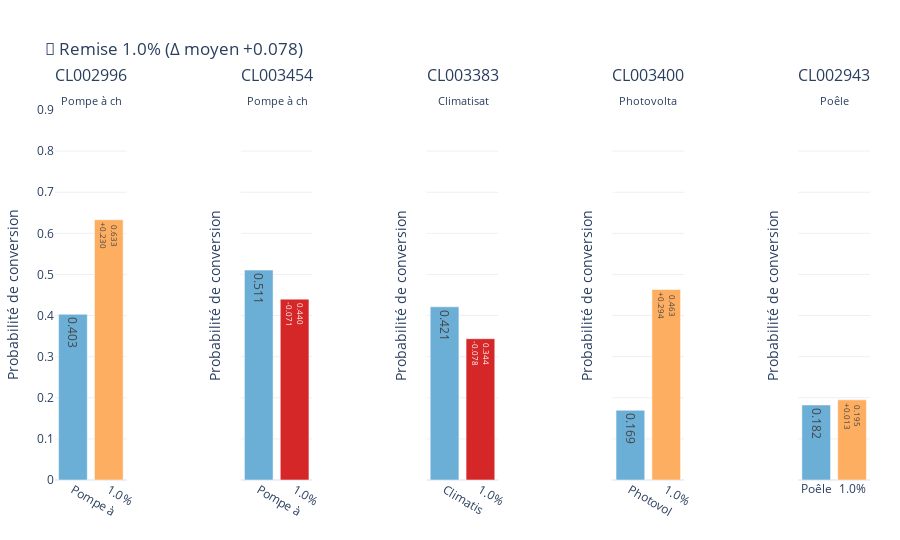
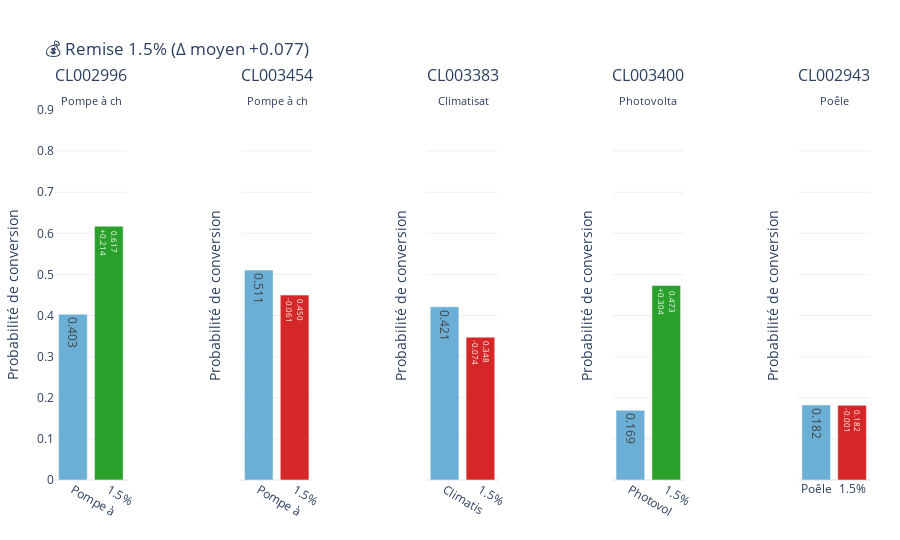
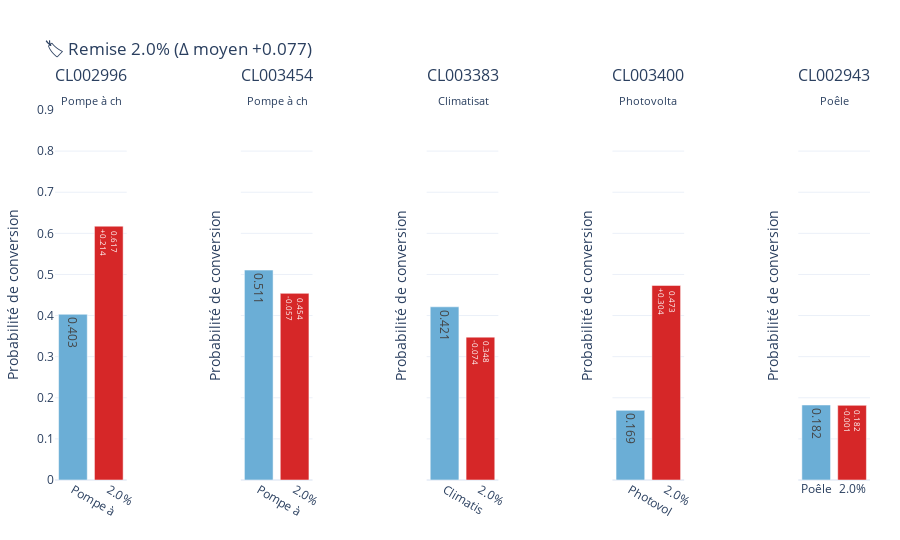
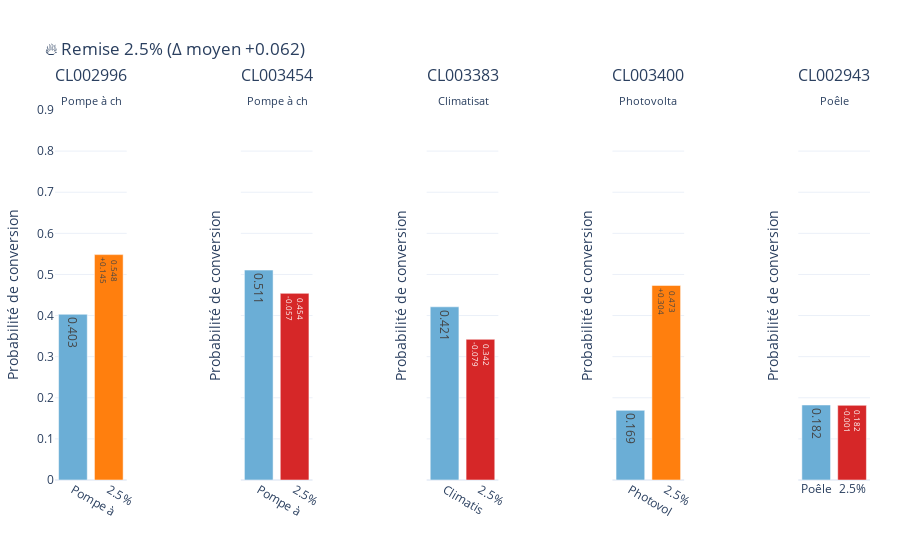

The code cell stored with these charts, in order, in its notebook:
### Code cell
import pandas as pd
import pickle
import time
import plotly.graph_objects as go
from plotly.subplots import make_subplots
import pandas as pd

from ml_simulation.dataset_split import customer_split
from ml_simulation.util import HiddenPrints
from ml_features.features import create_features
from ml_training.train_xgb import train_xgb
from ml_simulation__discount.sample import sample_discount_customers
from ml_simulation__discount.data import get_discount_compute_function
from ml_simulation__discount.widget import show_discount_widget
from ml_simulation__discount.graph import show_discount_comparison_graph
    
import warnings
warnings.filterwarnings('ignore')

df_quotes = pd.read_csv('cleaned_quote_data.csv')

assert len(df_quotes['id_devis'].unique()) == len(df_quotes)

df_quotes['dt_creation_devis'] = pd.to_datetime(df_quotes['dt_creation_devis'])

split_result = customer_split(df_quotes)
df_train = split_result['train']
df_sim = split_result['simulation']

TRAIN = False
MODEL_NAME = "simulation_poc_discount"

# Model building
if TRAIN:
    with HiddenPrints():
        X_train = create_features(df_train)
    
    y_train = X_train['converted']
    X_train = X_train.drop(['numero_compte', 'converted'], axis=1)
    feature_names = X_train.columns.tolist()
    
    result = train_xgb(X_train, y_train, MODEL_NAME)
    model = result['model']
    feature_names = result['features']
    
    print(f"Model trained: {len(feature_names)} features")
else:
    with open(f'{MODEL_NAME}.pkl', 'rb') as file:
        model_data = pickle.load(file)
        model = model_data['model']
        feature_names = model_data['features']

# Check what features your current model expects
print(f"Model expects {len(feature_names)} features")
print(f"Sample features: {feature_names[:10]}")
print(f"'season_summer' in features: {'season_summer' in feature_names}")


# Sampling
sample_seed = int(time.time() * 1000) % 10000000
selected_ids = sample_discount_customers(df_sim, random_state=sample_seed)

# Simulation
compute = get_discount_compute_function(model, feature_names, df_sim, selected_ids)
show_discount_widget(compute, selected_ids)

### Figure 1 — Plotly figure (JSON) as saved in the notebook; plotly's stock layout.template omitted (floating-point values rounded to 4 significant figures)
{"data": [{"hovertemplate": "Prix actuel<br>€12405<br>Remise: €0<br>0.403<extra></extra>", "marker": {"color": "#6baed6"}, "text": "0.403", "textposition": "auto", "type": "bar", "x": ["Pompe à "], "xaxis": "x", "y": [0.4031], "yaxis": "y"}, {"hovertemplate": "1.0%<br>€12281<br>Remise: €0<br>0.633 (+0.230)<extra></extra>", "marker": {"color": "#fdae61"}, "text": "0.633<br>+0.230", "textposition": "auto", "type": "bar", "x": ["1.0%"], "xaxis": "x", "y": [0.6331], "yaxis": "y"}, {"hovertemplate": "Prix actuel<br>€14864<br>Remise: €200<br>0.511<extra></extra>", "marker": {"color": "#6baed6"}, "text": "0.511", "textposition": "auto", "type": "bar", "x": ["Pompe à "], "xaxis": "x2", "y": [0.5106], "yaxis": "y2"}, {"hovertemplate": "1.0%<br>€14715<br>Remise: €-124<br>0.440 (-0.071)<extra></extra>", "marker": {"color": "#d62728"}, "text": "0.440<br>-0.071", "textposition": "auto", "type": "bar", "x": ["1.0%"], "xaxis": "x2", "y": [0.4399], "yaxis": "y2"}, {"hovertemplate": "Prix actuel<br>€9874<br>Remise: €300<br>0.421<extra></extra>", "marker": {"color": "#6baed6"}, "text": "0.421", "textposition": "auto", "type": "bar", "x": ["Climatis"], "xaxis": "x3", "y": [0.4213], "yaxis": "y3"}, {"hovertemplate": "1.0%<br>€9775<br>Remise: €-200<br>0.344 (-0.078)<extra></extra>", "marker": {"color": "#d62728"}, "text": "0.344<br>-0.078", "textposition": "auto", "type": "bar", "x": ["1.0%"], "xaxis": "x3", "y": [0.3437], "yaxis": "y3"}, {"hovertemplate": "Prix actuel<br>€7697<br>Remise: €0<br>0.169<extra></extra>", "marker": {"color": "#6baed6"}, "text": "0.169", "textposition": "auto", "type": "bar", "x": ["Photovol"], "xaxis": "x4", "y": [0.1695], "yaxis": "y4"}, {"hovertemplate": "1.0%<br>€7621<br>Remise: €-349<br>0.463 (+0.294)<extra></extra>", "marker": {"color": "#fdae61"}, "text": "0.463<br>+0.294", "textposition": "auto", "type": "bar", "x": ["1.0%"], "xaxis": "x4", "y": [0.4633], "yaxis": "y4"}, {"hovertemplate": "Prix actuel<br>€5677<br>Remise: €0<br>0.182<extra></extra>", "marker": {"color": "#6baed6"}, "text": "0.182", "textposition": "auto", "type": "bar", "x": ["Poêle"], "xaxis": "x5", "y": [0.1825], "yaxis": "y5"}, {"hovertemplate": "1.0%<br>€5620<br>Remise: €-300<br>0.195 (+0.013)<extra></extra>", "marker": {"color": "#fdae61"}, "text": "0.195<br>+0.013", "textposition": "auto", "type": "bar", "x": ["1.0%"], "xaxis": "x5", "y": [0.1951], "yaxis": "y5"}], "layout": {"annotations": [{"font": {"size": 16}, "showarrow": false, "text": "CL002996<br><sub>Pompe à ch</sub>", "x": 0.044, "xanchor": "center", "xref": "paper", "y": 1, "yanchor": "bottom", "yref": "paper"}, {"font": {"size": 16}, "showarrow": false, "text": "CL003454<br><sub>Pompe à ch</sub>", "x": 0.272, "xanchor": "center", "xref": "paper", "y": 1, "yanchor": "bottom", "yref": "paper"}, {"font": {"size": 16}, "showarrow": false, "text": "CL003383<br><sub>Climatisat</sub>", "x": 0.5, "xanchor": "center", "xref": "paper", "y": 1, "yanchor": "bottom", "yref": "paper"}, {"font": {"size": 16}, "showarrow": false, "text": "CL003400<br><sub>Photovolta</sub>", "x": 0.728, "xanchor": "center", "xref": "paper", "y": 1, "yanchor": "bottom", "yref": "paper"}, {"font": {"size": 16}, "showarrow": false, "text": "CL002943<br><sub>Poêle</sub>", "x": 0.956, "xanchor": "center", "xref": "paper", "y": 1, "yanchor": "bottom", "yref": "paper"}], "barmode": "group", "height": 540, "margin": {"b": 60, "l": 50, "r": 30, "t": 110}, "showlegend": false, "title": {"text": "🔰 Remise 1.0% (Δ moyen +0.078)"}, "xaxis": {"anchor": "y", "domain": [0, 0.088]}, "xaxis2": {"anchor": "y2", "domain": [0.228, 0.316]}, "xaxis3": {"anchor": "y3", "domain": [0.456, 0.544]}, "xaxis4": {"anchor": "y4", "domain": [0.684, 0.772]}, "xaxis5": {"anchor": "y5", "domain": [0.912, 1]}, "yaxis": {"anchor": "x", "domain": [0, 1], "range": [0, 0.9], "title": {"text": "Probabilité de conversion"}}, "yaxis2": {"anchor": "x2", "domain": [0, 1], "matches": "y", "range": [0, 0.9], "showticklabels": false, "title": {"text": "Probabilité de conversion"}}, "yaxis3": {"anchor": "x3", "domain": [0, 1], "matches": "y", "range": [0, 0.9], "showticklabels": false, "title": {"text": "Probabilité de conversion"}}, "yaxis4": {"anchor": "x4", "domain": [0, 1], "matches": "y", "range": [0, 0.9], "showticklabels": false, "title": {"text": "Probabilité de conversion"}}, "yaxis5": {"anchor": "x5", "domain": [0, 1], "matches": "y", "range": [0, 0.9], "showticklabels": false, "title": {"text": "Probabilité de conversion"}}}}

### Figure 2 — Plotly figure (JSON) as saved in the notebook; plotly's stock layout.template omitted (floating-point values rounded to 4 significant figures)
{"data": [{"hovertemplate": "Prix actuel<br>€12405<br>Remise: €0<br>0.403<extra></extra>", "marker": {"color": "#6baed6"}, "text": "0.403", "textposition": "auto", "type": "bar", "x": ["Pompe à "], "xaxis": "x", "y": [0.4031], "yaxis": "y"}, {"hovertemplate": "1.5%<br>€12219<br>Remise: €0<br>0.617 (+0.214)<extra></extra>", "marker": {"color": "#2ca02c"}, "text": "0.617<br>+0.214", "textposition": "auto", "type": "bar", "x": ["1.5%"], "xaxis": "x", "y": [0.6174], "yaxis": "y"}, {"hovertemplate": "Prix actuel<br>€14864<br>Remise: €200<br>0.511<extra></extra>", "marker": {"color": "#6baed6"}, "text": "0.511", "textposition": "auto", "type": "bar", "x": ["Pompe à "], "xaxis": "x2", "y": [0.5106], "yaxis": "y2"}, {"hovertemplate": "1.5%<br>€14641<br>Remise: €-186<br>0.450 (-0.061)<extra></extra>", "marker": {"color": "#d62728"}, "text": "0.450<br>-0.061", "textposition": "auto", "type": "bar", "x": ["1.5%"], "xaxis": "x2", "y": [0.4498], "yaxis": "y2"}, {"hovertemplate": "Prix actuel<br>€9874<br>Remise: €300<br>0.421<extra></extra>", "marker": {"color": "#6baed6"}, "text": "0.421", "textposition": "auto", "type": "bar", "x": ["Climatis"], "xaxis": "x3", "y": [0.4213], "yaxis": "y3"}, {"hovertemplate": "1.5%<br>€9726<br>Remise: €-200<br>0.348 (-0.074)<extra></extra>", "marker": {"color": "#d62728"}, "text": "0.348<br>-0.074", "textposition": "auto", "type": "bar", "x": ["1.5%"], "xaxis": "x3", "y": [0.3475], "yaxis": "y3"}, {"hovertemplate": "Prix actuel<br>€7697<br>Remise: €0<br>0.169<extra></extra>", "marker": {"color": "#6baed6"}, "text": "0.169", "textposition": "auto", "type": "bar", "x": ["Photovol"], "xaxis": "x4", "y": [0.1695], "yaxis": "y4"}, {"hovertemplate": "1.5%<br>€7582<br>Remise: €-423<br>0.473 (+0.304)<extra></extra>", "marker": {"color": "#2ca02c"}, "text": "0.473<br>+0.304", "textposition": "auto", "type": "bar", "x": ["1.5%"], "xaxis": "x4", "y": [0.4732], "yaxis": "y4"}, {"hovertemplate": "Prix actuel<br>€5677<br>Remise: €0<br>0.182<extra></extra>", "marker": {"color": "#6baed6"}, "text": "0.182", "textposition": "auto", "type": "bar", "x": ["Poêle"], "xaxis": "x5", "y": [0.1825], "yaxis": "y5"}, {"hovertemplate": "1.5%<br>€5592<br>Remise: €-300<br>0.182 (-0.001)<extra></extra>", "marker": {"color": "#d62728"}, "text": "0.182<br>-0.001", "textposition": "auto", "type": "bar", "x": ["1.5%"], "xaxis": "x5", "y": [0.1816], "yaxis": "y5"}], "layout": {"annotations": [{"font": {"size": 16}, "showarrow": false, "text": "CL002996<br><sub>Pompe à ch</sub>", "x": 0.044, "xanchor": "center", "xref": "paper", "y": 1, "yanchor": "bottom", "yref": "paper"}, {"font": {"size": 16}, "showarrow": false, "text": "CL003454<br><sub>Pompe à ch</sub>", "x": 0.272, "xanchor": "center", "xref": "paper", "y": 1, "yanchor": "bottom", "yref": "paper"}, {"font": {"size": 16}, "showarrow": false, "text": "CL003383<br><sub>Climatisat</sub>", "x": 0.5, "xanchor": "center", "xref": "paper", "y": 1, "yanchor": "bottom", "yref": "paper"}, {"font": {"size": 16}, "showarrow": false, "text": "CL003400<br><sub>Photovolta</sub>", "x": 0.728, "xanchor": "center", "xref": "paper", "y": 1, "yanchor": "bottom", "yref": "paper"}, {"font": {"size": 16}, "showarrow": false, "text": "CL002943<br><sub>Poêle</sub>", "x": 0.956, "xanchor": "center", "xref": "paper", "y": 1, "yanchor": "bottom", "yref": "paper"}], "barmode": "group", "height": 540, "margin": {"b": 60, "l": 50, "r": 30, "t": 110}, "showlegend": false, "title": {"text": "💰 Remise 1.5% (Δ moyen +0.077)"}, "xaxis": {"anchor": "y", "domain": [0, 0.088]}, "xaxis2": {"anchor": "y2", "domain": [0.228, 0.316]}, "xaxis3": {"anchor": "y3", "domain": [0.456, 0.544]}, "xaxis4": {"anchor": "y4", "domain": [0.684, 0.772]}, "xaxis5": {"anchor": "y5", "domain": [0.912, 1]}, "yaxis": {"anchor": "x", "domain": [0, 1], "range": [0, 0.9], "title": {"text": "Probabilité de conversion"}}, "yaxis2": {"anchor": "x2", "domain": [0, 1], "matches": "y", "range": [0, 0.9], "showticklabels": false, "title": {"text": "Probabilité de conversion"}}, "yaxis3": {"anchor": "x3", "domain": [0, 1], "matches": "y", "range": [0, 0.9], "showticklabels": false, "title": {"text": "Probabilité de conversion"}}, "yaxis4": {"anchor": "x4", "domain": [0, 1], "matches": "y", "range": [0, 0.9], "showticklabels": false, "title": {"text": "Probabilité de conversion"}}, "yaxis5": {"anchor": "x5", "domain": [0, 1], "matches": "y", "range": [0, 0.9], "showticklabels": false, "title": {"text": "Probabilité de conversion"}}}}

### Figure 3 — Plotly figure (JSON) as saved in the notebook; plotly's stock layout.template omitted (floating-point values rounded to 4 significant figures)
{"data": [{"hovertemplate": "Prix actuel<br>€12405<br>Remise: €0<br>0.403<extra></extra>", "marker": {"color": "#6baed6"}, "text": "0.403", "textposition": "auto", "type": "bar", "x": ["Pompe à "], "xaxis": "x", "y": [0.4031], "yaxis": "y"}, {"hovertemplate": "2.0%<br>€12157<br>Remise: €0<br>0.617 (+0.214)<extra></extra>", "marker": {"color": "#d62728"}, "text": "0.617<br>+0.214", "textposition": "auto", "type": "bar", "x": ["2.0%"], "xaxis": "x", "y": [0.6174], "yaxis": "y"}, {"hovertemplate": "Prix actuel<br>€14864<br>Remise: €200<br>0.511<extra></extra>", "marker": {"color": "#6baed6"}, "text": "0.511", "textposition": "auto", "type": "bar", "x": ["Pompe à "], "xaxis": "x2", "y": [0.5106], "yaxis": "y2"}, {"hovertemplate": "2.0%<br>€14567<br>Remise: €-248<br>0.454 (-0.057)<extra></extra>", "marker": {"color": "#d62728"}, "text": "0.454<br>-0.057", "textposition": "auto", "type": "bar", "x": ["2.0%"], "xaxis": "x2", "y": [0.454], "yaxis": "y2"}, {"hovertemplate": "Prix actuel<br>€9874<br>Remise: €300<br>0.421<extra></extra>", "marker": {"color": "#6baed6"}, "text": "0.421", "textposition": "auto", "type": "bar", "x": ["Climatis"], "xaxis": "x3", "y": [0.4213], "yaxis": "y3"}, {"hovertemplate": "2.0%<br>€9676<br>Remise: €-200<br>0.348 (-0.074)<extra></extra>", "marker": {"color": "#d62728"}, "text": "0.348<br>-0.074", "textposition": "auto", "type": "bar", "x": ["2.0%"], "xaxis": "x3", "y": [0.3475], "yaxis": "y3"}, {"hovertemplate": "Prix actuel<br>€7697<br>Remise: €0<br>0.169<extra></extra>", "marker": {"color": "#6baed6"}, "text": "0.169", "textposition": "auto", "type": "bar", "x": ["Photovol"], "xaxis": "x4", "y": [0.1695], "yaxis": "y4"}, {"hovertemplate": "2.0%<br>€7544<br>Remise: €-497<br>0.473 (+0.304)<extra></extra>", "marker": {"color": "#d62728"}, "text": "0.473<br>+0.304", "textposition": "auto", "type": "bar", "x": ["2.0%"], "xaxis": "x4", "y": [0.4732], "yaxis": "y4"}, {"hovertemplate": "Prix actuel<br>€5677<br>Remise: €0<br>0.182<extra></extra>", "marker": {"color": "#6baed6"}, "text": "0.182", "textposition": "auto", "type": "bar", "x": ["Poêle"], "xaxis": "x5", "y": [0.1825], "yaxis": "y5"}, {"hovertemplate": "2.0%<br>€5564<br>Remise: €-300<br>0.182 (-0.001)<extra></extra>", "marker": {"color": "#d62728"}, "text": "0.182<br>-0.001", "textposition": "auto", "type": "bar", "x": ["2.0%"], "xaxis": "x5", "y": [0.1816], "yaxis": "y5"}], "layout": {"annotations": [{"font": {"size": 16}, "showarrow": false, "text": "CL002996<br><sub>Pompe à ch</sub>", "x": 0.044, "xanchor": "center", "xref": "paper", "y": 1, "yanchor": "bottom", "yref": "paper"}, {"font": {"size": 16}, "showarrow": false, "text": "CL003454<br><sub>Pompe à ch</sub>", "x": 0.272, "xanchor": "center", "xref": "paper", "y": 1, "yanchor": "bottom", "yref": "paper"}, {"font": {"size": 16}, "showarrow": false, "text": "CL003383<br><sub>Climatisat</sub>", "x": 0.5, "xanchor": "center", "xref": "paper", "y": 1, "yanchor": "bottom", "yref": "paper"}, {"font": {"size": 16}, "showarrow": false, "text": "CL003400<br><sub>Photovolta</sub>", "x": 0.728, "xanchor": "center", "xref": "paper", "y": 1, "yanchor": "bottom", "yref": "paper"}, {"font": {"size": 16}, "showarrow": false, "text": "CL002943<br><sub>Poêle</sub>", "x": 0.956, "xanchor": "center", "xref": "paper", "y": 1, "yanchor": "bottom", "yref": "paper"}], "barmode": "group", "height": 540, "margin": {"b": 60, "l": 50, "r": 30, "t": 110}, "showlegend": false, "title": {"text": "🏷️ Remise 2.0% (Δ moyen +0.077)"}, "xaxis": {"anchor": "y", "domain": [0, 0.088]}, "xaxis2": {"anchor": "y2", "domain": [0.228, 0.316]}, "xaxis3": {"anchor": "y3", "domain": [0.456, 0.544]}, "xaxis4": {"anchor": "y4", "domain": [0.684, 0.772]}, "xaxis5": {"anchor": "y5", "domain": [0.912, 1]}, "yaxis": {"anchor": "x", "domain": [0, 1], "range": [0, 0.9], "title": {"text": "Probabilité de conversion"}}, "yaxis2": {"anchor": "x2", "domain": [0, 1], "matches": "y", "range": [0, 0.9], "showticklabels": false, "title": {"text": "Probabilité de conversion"}}, "yaxis3": {"anchor": "x3", "domain": [0, 1], "matches": "y", "range": [0, 0.9], "showticklabels": false, "title": {"text": "Probabilité de conversion"}}, "yaxis4": {"anchor": "x4", "domain": [0, 1], "matches": "y", "range": [0, 0.9], "showticklabels": false, "title": {"text": "Probabilité de conversion"}}, "yaxis5": {"anchor": "x5", "domain": [0, 1], "matches": "y", "range": [0, 0.9], "showticklabels": false, "title": {"text": "Probabilité de conversion"}}}}

### Figure 4 — Plotly figure (JSON) as saved in the notebook; plotly's stock layout.template omitted (floating-point values rounded to 4 significant figures)
{"data": [{"hovertemplate": "Prix actuel<br>€12405<br>Remise: €0<br>0.403<extra></extra>", "marker": {"color": "#6baed6"}, "text": "0.403", "textposition": "auto", "type": "bar", "x": ["Pompe à "], "xaxis": "x", "y": [0.4031], "yaxis": "y"}, {"hovertemplate": "2.5%<br>€12095<br>Remise: €0<br>0.548 (+0.145)<extra></extra>", "marker": {"color": "#ff7f0e"}, "text": "0.548<br>+0.145", "textposition": "auto", "type": "bar", "x": ["2.5%"], "xaxis": "x", "y": [0.5483], "yaxis": "y"}, {"hovertemplate": "Prix actuel<br>€14864<br>Remise: €200<br>0.511<extra></extra>", "marker": {"color": "#6baed6"}, "text": "0.511", "textposition": "auto", "type": "bar", "x": ["Pompe à "], "xaxis": "x2", "y": [0.5106], "yaxis": "y2"}, {"hovertemplate": "2.5%<br>€14492<br>Remise: €-310<br>0.454 (-0.057)<extra></extra>", "marker": {"color": "#d62728"}, "text": "0.454<br>-0.057", "textposition": "auto", "type": "bar", "x": ["2.5%"], "xaxis": "x2", "y": [0.454], "yaxis": "y2"}, {"hovertemplate": "Prix actuel<br>€9874<br>Remise: €300<br>0.421<extra></extra>", "marker": {"color": "#6baed6"}, "text": "0.421", "textposition": "auto", "type": "bar", "x": ["Climatis"], "xaxis": "x3", "y": [0.4213], "yaxis": "y3"}, {"hovertemplate": "2.5%<br>€9627<br>Remise: €-200<br>0.342 (-0.079)<extra></extra>", "marker": {"color": "#d62728"}, "text": "0.342<br>-0.079", "textposition": "auto", "type": "bar", "x": ["2.5%"], "xaxis": "x3", "y": [0.3422], "yaxis": "y3"}, {"hovertemplate": "Prix actuel<br>€7697<br>Remise: €0<br>0.169<extra></extra>", "marker": {"color": "#6baed6"}, "text": "0.169", "textposition": "auto", "type": "bar", "x": ["Photovol"], "xaxis": "x4", "y": [0.1695], "yaxis": "y4"}, {"hovertemplate": "2.5%<br>€7505<br>Remise: €-572<br>0.473 (+0.304)<extra></extra>", "marker": {"color": "#ff7f0e"}, "text": "0.473<br>+0.304", "textposition": "auto", "type": "bar", "x": ["2.5%"], "xaxis": "x4", "y": [0.4732], "yaxis": "y4"}, {"hovertemplate": "Prix actuel<br>€5677<br>Remise: €0<br>0.182<extra></extra>", "marker": {"color": "#6baed6"}, "text": "0.182", "textposition": "auto", "type": "bar", "x": ["Poêle"], "xaxis": "x5", "y": [0.1825], "yaxis": "y5"}, {"hovertemplate": "2.5%<br>€5535<br>Remise: €-300<br>0.182 (-0.001)<extra></extra>", "marker": {"color": "#d62728"}, "text": "0.182<br>-0.001", "textposition": "auto", "type": "bar", "x": ["2.5%"], "xaxis": "x5", "y": [0.1816], "yaxis": "y5"}], "layout": {"annotations": [{"font": {"size": 16}, "showarrow": false, "text": "CL002996<br><sub>Pompe à ch</sub>", "x": 0.044, "xanchor": "center", "xref": "paper", "y": 1, "yanchor": "bottom", "yref": "paper"}, {"font": {"size": 16}, "showarrow": false, "text": "CL003454<br><sub>Pompe à ch</sub>", "x": 0.272, "xanchor": "center", "xref": "paper", "y": 1, "yanchor": "bottom", "yref": "paper"}, {"font": {"size": 16}, "showarrow": false, "text": "CL003383<br><sub>Climatisat</sub>", "x": 0.5, "xanchor": "center", "xref": "paper", "y": 1, "yanchor": "bottom", "yref": "paper"}, {"font": {"size": 16}, "showarrow": false, "text": "CL003400<br><sub>Photovolta</sub>", "x": 0.728, "xanchor": "center", "xref": "paper", "y": 1, "yanchor": "bottom", "yref": "paper"}, {"font": {"size": 16}, "showarrow": false, "text": "CL002943<br><sub>Poêle</sub>", "x": 0.956, "xanchor": "center", "xref": "paper", "y": 1, "yanchor": "bottom", "yref": "paper"}], "barmode": "group", "height": 540, "margin": {"b": 60, "l": 50, "r": 30, "t": 110}, "showlegend": false, "title": {"text": "🔥 Remise 2.5% (Δ moyen +0.062)"}, "xaxis": {"anchor": "y", "domain": [0, 0.088]}, "xaxis2": {"anchor": "y2", "domain": [0.228, 0.316]}, "xaxis3": {"anchor": "y3", "domain": [0.456, 0.544]}, "xaxis4": {"anchor": "y4", "domain": [0.684, 0.772]}, "xaxis5": {"anchor": "y5", "domain": [0.912, 1]}, "yaxis": {"anchor": "x", "domain": [0, 1], "range": [0, 0.9], "title": {"text": "Probabilité de conversion"}}, "yaxis2": {"anchor": "x2", "domain": [0, 1], "matches": "y", "range": [0, 0.9], "showticklabels": false, "title": {"text": "Probabilité de conversion"}}, "yaxis3": {"anchor": "x3", "domain": [0, 1], "matches": "y", "range": [0, 0.9], "showticklabels": false, "title": {"text": "Probabilité de conversion"}}, "yaxis4": {"anchor": "x4", "domain": [0, 1], "matches": "y", "range": [0, 0.9], "showticklabels": false, "title": {"text": "Probabilité de conversion"}}, "yaxis5": {"anchor": "x5", "domain": [0, 1], "matches": "y", "range": [0, 0.9], "showticklabels": false, "title": {"text": "Probabilité de conversion"}}}}
